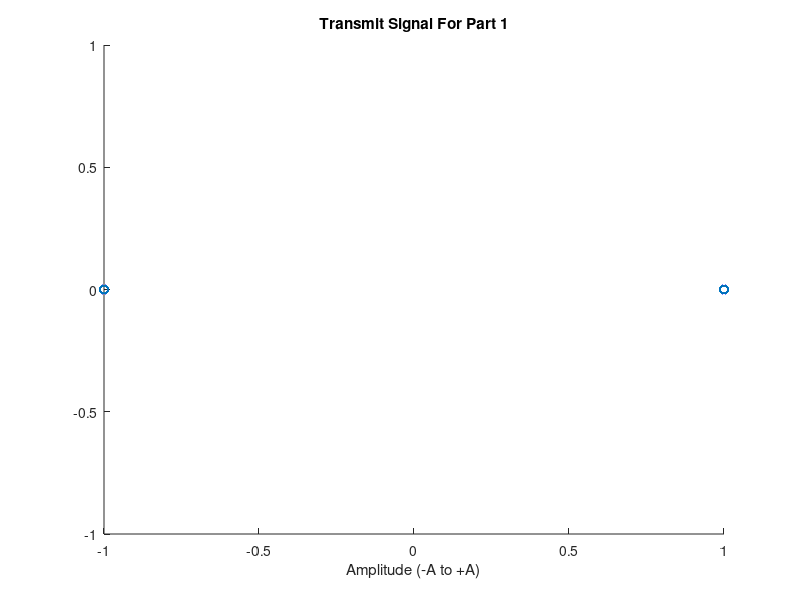
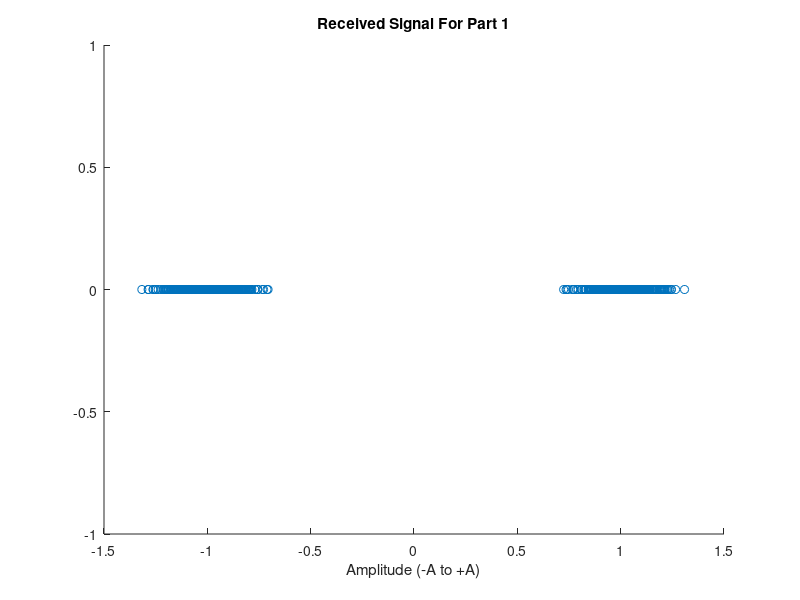
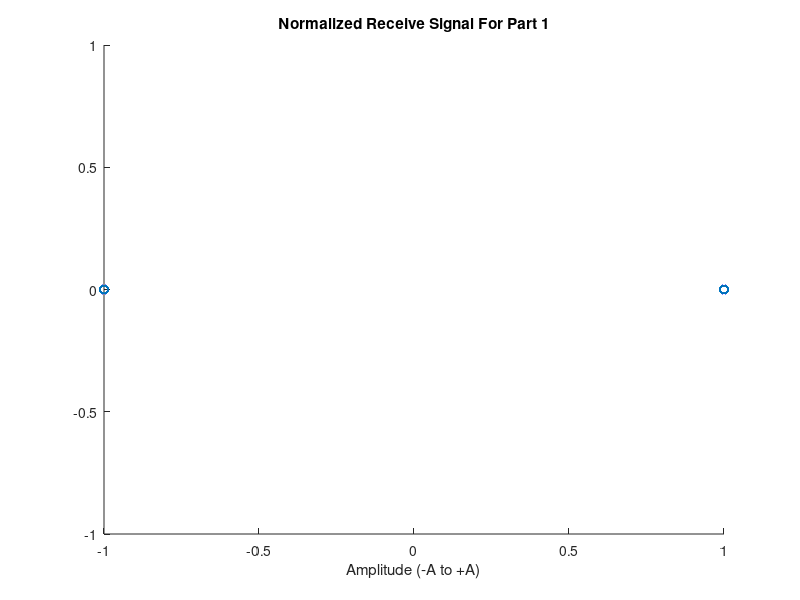

These figures' MATLAB source, in order: (Note: this script raises an error after producing the figures.)
%%------------------------------------------------------------------------------
% Name        : EE321_Project_4.m
% Author(s)   : Kyle Bielby, Chris Lloyd, Stephen Epp, Philip Hubbe
% Class       : EE321 (Project 4)
% Due Date    : 2020-11-13
% Description : Data Classification using Matlab
% ------------------------------------------------------------------------------

%% Part 1 - (Fixed A) Working with received data (TX data + noise) for two data states

% Clear the workspace and console
clear; clc;

% Create transmit data
N = 1000;                      % Number of symbols to be transmitted
A = 1;                         % Data amplitude (relates to signal power)
var_n = 0.01;                  % Noise variance
x = A*(2*(randn(N,1)>0) - 1);  % Generates +A and -A randomly but equally likely

% Plot data on a scatter plot to visualize transmitted symbols
figure
scatter(x, zeros(size(x)))
title("Transmit Signal For Part 1")
xlabel("Amplitude (-A to +A)")

% Generate received signal as transmit signal + noise
n = randn(N,1)*sqrt(var_n); % Zero-mean Gaussian noise with variance var_n
r = x + n;                  % Received signal

% Plot data on a scatter plot to visualize received symbols
figure
scatter(r, zeros(size(r)))
title("Received Signal For Part 1")
xlabel("Amplitude (-A to +A)")

% % Visualize data with r = 0 CDL=> Needed?
% r = zeros(size(x));
% plot(r);

% Decision algorithm for receive signal value
r_norm = zeros(size(x));
for i = 1:1:N
    if r(i) > 0             % If positive
        r_norm(i) = A;
    else                    % If negative or 0
        r_norm(i) = -1 * A;
    end
end

% Plot normalized receive data
figure
scatter(r_norm, zeros(size(r_norm)))
title("Normalized Receive Signal For Part 1")
xlabel("Amplitude (-A to +A)")

% Error Characterization

% Find the number of incorrect guesses
incorrectReceive = 0;
for i = 1:1:N
    if x(i) ~= r_norm(i)
        incorrectReceive = incorrectReceive + 1;
    end
end

% Compute the probability of error
Pe = incorrectReceive / N

%% Part 2 - (Varied A) Working with received data (TX data + noise) for two data states

var_n = 0.01;  % Noise variance

for SNR_db = [-20:1:20]
    SNR = 10^(SNR_db/10);   % Calculate Linear SNR (X_db = 10*log(X))
    A = sqrt(SNR*var_n^2);  % Calculate value of A (SNR = (A^2)/(var_n^2))

    % Create transmit data
    x = A*(2*(randn(N,1)>0) - 1);  % Generates +A and -A randomly but equally likely

    % Generate received signal as transmit signal + noise
    n = randn(N,1)*sqrt(var_n); % Zero-mean Gaussian noise with variance var_n
    r = x + n;                  % Received signal

    % Decision algorithm for receive signal value
    r_norm = zeros(size(x));
    for i = 1:1:N
        if r(i) > 0             % If positive
            r_norm(i) = A;
        else                    % If negative or 0
            r_norm(i) = -1 * A;
        end
    end

    % Error Characterization

    % Find the number of incorrect guesses
    incorrectReceive = 0;
    for i = 1:1:N
        if x(i) ~= r_norm(i)
            incorrectReceive = incorrectReceive + 1;
        end
    end

    % Compute the probability of error
    Pe = incorrectReceive / N;

    % Add values to array
    PeValues(SNR_db - 9) = Pe;
    SNRValues(SNR_db - 9) = SNR_db;
end

% Plot Probablity of Error vs SNR
figure
scatter(SNRValues, PeValues)
title("Probablity of Error vs SNR")
xlabel("SNR (db)")
ylabel("Probablity of Error (Pe)")

%%Section 3.3

% N = 1000;
% A = 5;
% x = A*((2*(randn(N,1)>0)) - 1); % Generates +A and -A; both equally likely
% y = 2*(randn(N,1)>0) - 1;   % Generates 1 and -1; both equally
%                             % this will be used to determine if
%                             % if A is placed on the x-axis or the
%                             % y axis
%
% for i = 1:1:1000
%     if y(i) == 1        % if y = 1 place on y-axis
%         y(i) = x(i);
%         x(i) = 0;
%     elseif y(i) == -1   % if y = -1 place on x-axis
%         y(i) = 0;
%     end
% end
%
% scatter(x,y);
%
% % test noise simulation
% var_n = 0.01; % Noise variance
% n = randn(N,1)*sqrt(var_n); % Zero-mean Gaussian noise with variance var_n
% m = randn(N,1)*sqrt(var_n); % Zero-mean Gaussian noise with variance var_n
% r = x + n; % Received signal
% y = y + m; %
%
% scatter(r,y);


% for N = [1000 5000] %select a large enough value of N for a smooth curve
%     for A = [0.01 1]  %TODO change to neeeded values
%         x = A*((2*(randn(N,1)>0)) - 1); % Generates +A and -A; both equally likely
%         y = 2*(randn(N,1)>0) - 1; % Generates 1 and -1; both equally
%                                      % this will be used to determine if
%                                      % if A is placed on the x-axis or the
%                                      % y axis
%
%
%     end
%
%
% end
